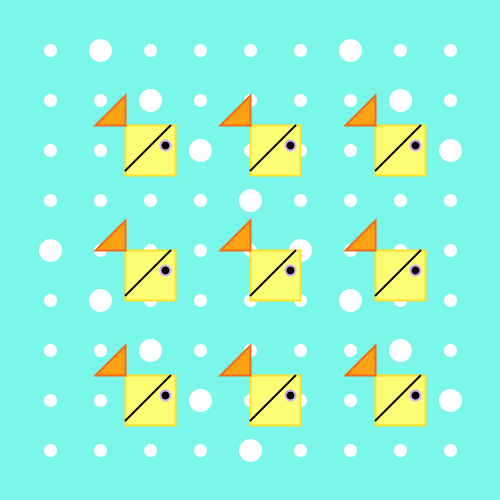
Frame 1 (no input)
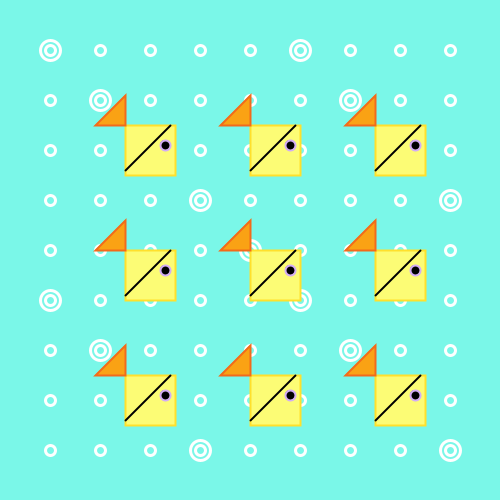
Frame 60 (the mouse pressed at the canvas centre just before this capture)
Frame 120 (the mouse held since frame 60 and released just before this capture): identical to frame 60, image omitted

The Processing sketch that drew these frames (run headless with seeded random() and noise(); from frame 60 on, the mouse is pressed at the canvas centre):

// Processing sketch: processing_20272
// ── processing_20272.pde

//for loop

int count;

void setup(){

  size(500, 500);
  count= 0;
  frameRate(10);
  smooth();
}

void draw(){
  
  background(122, 247, 232);
  
    //bubbles
    strokeWeight(3);
    stroke(255);
    for(int x= 50; x <=450; x += 50){
      for(int y= 50; y <=450; y += 50){
        count++;
      if(count%5 == 0){
        ellipse(x, y, 20, 20);
      }  
      ellipse(x, y, 10, 10);
    
   }
  }

  for(int i= 125; i <=400; i +=125) {
    for(int j= 125; j <=400; j +=125) {  

    //fish
    fill(252, 252, 117);
    strokeWeight(2);
    stroke(255, 224, 44);
    rect(i, j, 50, 50);
    
    //tail
    fill(250, 162, 20);
    strokeWeight(2);
    stroke(242, 106, 27);
    triangle(i, j, i, j-30, i-30, j);
    
    //eye
    fill(0);
    strokeWeight(2);
    stroke(211, 173, 245);
    ellipse(i+40, j+20, 10, 10);
    
    //line
    noFill();
    strokeWeight(2);
    stroke(0);
    line(i+45, j, i, j+45);
    }
  }
  
  //grass
  
}
